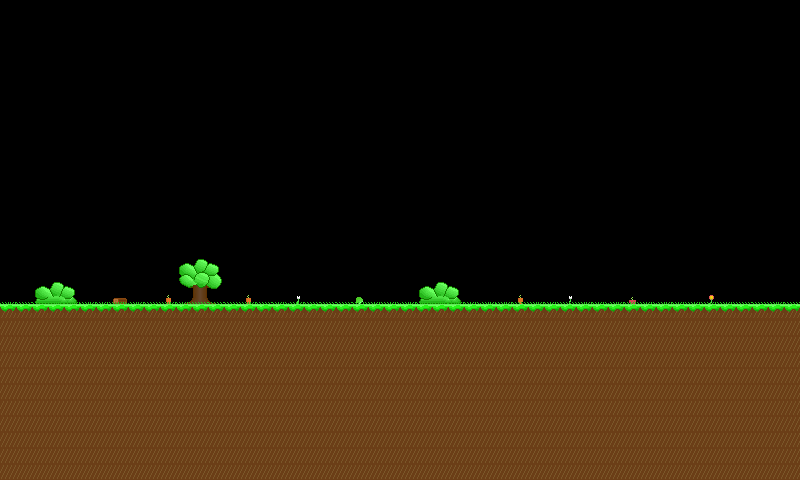

Rendered tile map (Tiled .tmx) drawn with the repository's tilesets; below, a short description and the map source with its tile grids summarised:
An orthogonal 50x30 tile map with 16x16 px tiles, 3 tile layers (Tile Layer 1, Background, Grass) and 2 objects.

<map version="1.0" tiledversion="2018.04.18" orientation="orthogonal" renderorder="right-down" width="50" height="30" tilewidth="16" tileheight="16" infinite="0" nextobjectid="3">
 <tileset firstgid="1" source="world.tsx" />
 <layer name="Tile Layer 1" width="50" height="30">
  <properties>
   <property name="z" value="1" />
  </properties>
  <data>[1500 cells, 550 non-empty, 2 distinct tile ids]</data>
 </layer>
 <layer name="Background" width="50" height="30">
  <properties>
   <property name="z" value="-1" />
  </properties>
  <data>[1500 cells, 30 non-empty, 21 distinct tile ids]</data>
 </layer>
 <layer name="Grass" width="50" height="30">
  <properties>
   <property name="z" value="2" />
  </properties>
  <data>[1500 cells, 50 non-empty, 3 distinct tile ids]</data>
 </layer>
 <objectgroup name="Collidables">
  <object id="1" x="0" y="480">
   <polygon points="0,0 0,-176 800,-176 800,0" />
  </object>
 </objectgroup>
 <objectgroup name="Enemies" />
 <objectgroup name="Events">
  <object id="2" x="752" y="0" width="16" height="304">
   <properties>
    <property name="type" value="loadnext" />
   </properties>
  </object>
 </objectgroup>
</map>
